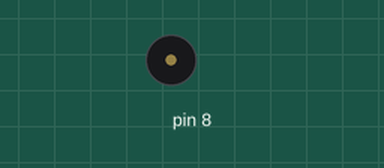
A sketch run on a simulated Arduino Uno, built with avr-gcc and run on an emulated ATmega328P. On the bench: buzzer (waves = sounding).

Above: at 0.1 s.
Timing chart, 0 to 1.6 s (numbered marks = the images above):
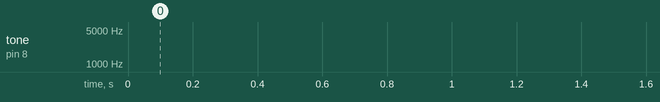

The sketch:

buzzer_tone.ino
```cpp
float sinVal;
int toneVal;

void setup() {
  // put your setup code here, to run once:
pinMode(8, OUTPUT);
}

void loop() {
  // put your main code here, to run repeatedly:
  for(int x = 0; x<180; x++){
    sinVal = (sin(x*(3.142/180)));
    toneVal = 2000+(int(sinVal*1000));

    tone(8, toneVal);
    delay(2);
  }

}
```
